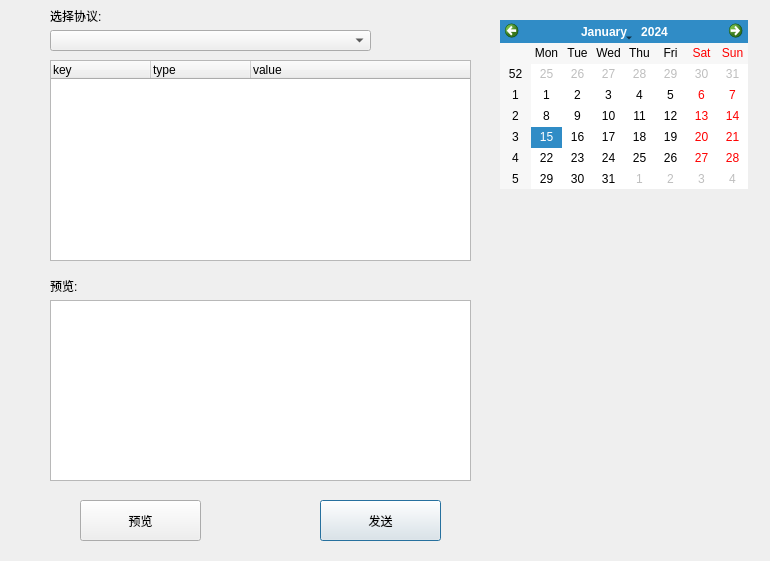
<?xml version="1.0" encoding="UTF-8"?>
<ui version="4.0">
 <class>Dialog</class>
 <widget class="QDialog" name="Dialog">
  <property name="geometry">
   <rect>
    <x>0</x>
    <y>0</y>
    <width>770</width>
    <height>561</height>
   </rect>
  </property>
  <property name="windowTitle">
   <string>Dialog</string>
  </property>
  <widget class="QPushButton" name="b3">
   <property name="geometry">
    <rect>
     <x>320</x>
     <y>500</y>
     <width>121</width>
     <height>41</height>
    </rect>
   </property>
   <property name="text">
    <string>发送</string>
   </property>
  </widget>
  <widget class="QTextBrowser" name="out1">
   <property name="geometry">
    <rect>
     <x>50</x>
     <y>300</y>
     <width>421</width>
     <height>181</height>
    </rect>
   </property>
   <property name="html">
    <string>&lt;!DOCTYPE HTML PUBLIC &quot;-//W3C//DTD HTML 4.0//EN&quot; &quot;http://www.w3.org/TR/REC-html40/strict.dtd&quot;&gt;
&lt;html&gt;&lt;head&gt;&lt;meta name=&quot;qrichtext&quot; content=&quot;1&quot; /&gt;&lt;style type=&quot;text/css&quot;&gt;
p, li { white-space: pre-wrap; }
&lt;/style&gt;&lt;/head&gt;&lt;body style=&quot; font-family:'SimSun'; font-size:9pt; font-weight:400; font-style:normal;&quot;&gt;
&lt;p style=&quot;-qt-paragraph-type:empty; margin-top:0px; margin-bottom:0px; margin-left:0px; margin-right:0px; -qt-block-indent:0; text-indent:0px;&quot;&gt;&lt;br /&gt;&lt;/p&gt;&lt;/body&gt;&lt;/html&gt;</string>
   </property>
  </widget>
  <widget class="QLabel" name="label">
   <property name="geometry">
    <rect>
     <x>50</x>
     <y>280</y>
     <width>54</width>
     <height>12</height>
    </rect>
   </property>
   <property name="text">
    <string>预览:</string>
   </property>
  </widget>
  <widget class="QComboBox" name="box1">
   <property name="geometry">
    <rect>
     <x>50</x>
     <y>30</y>
     <width>321</width>
     <height>21</height>
    </rect>
   </property>
  </widget>
  <widget class="QLabel" name="label_3">
   <property name="geometry">
    <rect>
     <x>50</x>
     <y>10</y>
     <width>54</width>
     <height>12</height>
    </rect>
   </property>
   <property name="text">
    <string>选择协议:</string>
   </property>
  </widget>
  <widget class="QTreeWidget" name="tree2">
   <property name="geometry">
    <rect>
     <x>50</x>
     <y>60</y>
     <width>421</width>
     <height>201</height>
    </rect>
   </property>
   <column>
    <property name="text">
     <string>key</string>
    </property>
   </column>
   <column>
    <property name="text">
     <string>type</string>
    </property>
   </column>
   <column>
    <property name="text">
     <string>value</string>
    </property>
   </column>
  </widget>
  <widget class="QPushButton" name="b4">
   <property name="geometry">
    <rect>
     <x>80</x>
     <y>500</y>
     <width>121</width>
     <height>41</height>
    </rect>
   </property>
   <property name="text">
    <string>预览</string>
   </property>
  </widget>
  <widget class="QCalendarWidget" name="calendarWidget">
   <property name="geometry">
    <rect>
     <x>500</x>
     <y>20</y>
     <width>248</width>
     <height>169</height>
    </rect>
   </property>
  </widget>
 </widget>
 <resources/>
 <connections/>
</ui>
